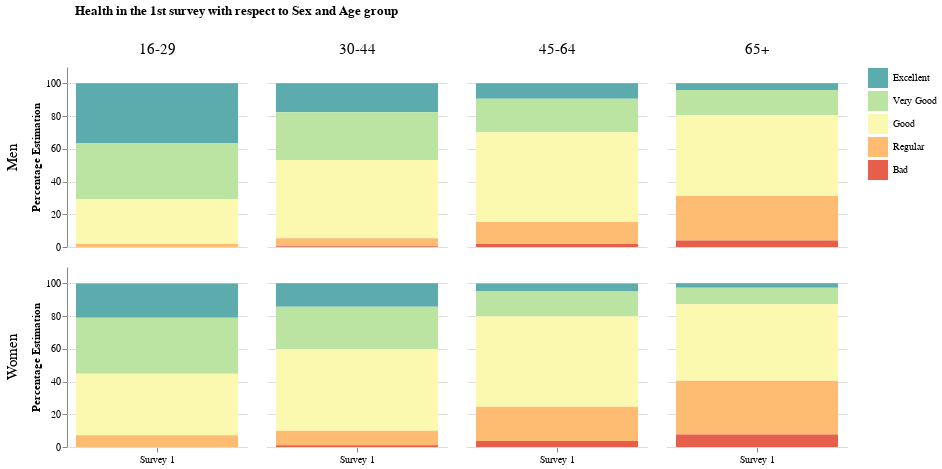

The notebook cell this image was saved under:
### Markdown cell above
and finally I create the alt.Chart() which generates the graphic

### Code cell
bar_chart = alt.Chart(df).mark_bar().encode(
    x=alt.X('M:N', title=None, axis=alt.Axis(labelAngle=0)),
    y=alt.Y('Est:Q', title='Percentage Estimation'),
    color=alt.Color('Health:N', scale=alt.Scale(scheme='spectral', reverse=True),
                    # optional: make color order in legend match stack order
                    sort=alt.EncodingSortField('order', order='descending'),
                    legend=alt.Legend(title="", symbolSize=400, symbolType='square', labelLimit=0)),
    order='order',  # this controls stack order
    tooltip=[alt.Tooltip('Est', title='Estimation'), alt.Tooltip('lim_inf', title='Inferior Limit'), # this adds the hovering effect
             alt.Tooltip('lim_sup', title='Superior Limit')],
    opacity=alt.condition(selection, alt.value(1), alt.value(0.2))
).add_selection(
    selection
).transform_filter(selection
                   ).properties(
    width=180,
    height=180
).facet(
    title='Health in the 1st survey with respect to Sex and Age group',
    row=alt.Row('Sex:N', title=None, header=alt.Header(labelFontSize=15)),
    column=alt.Column('Age:N', title=None, header=alt.Header(labelFontSize=15))
)

## scale = alt.Scale(range=['darkgreen', 'palegreen', 'khaki', 'lightcoral', 'firebrick'])

leyenda = alt.Chart(df).mark_text().encode(
    color=alt.Color('Health:N', scale=alt.Scale(scheme='spectral', reverse=True),
                    # optional: make color order in legend match stack order
                    sort=alt.EncodingSortField('order', order='descending'),
                    legend=alt.Legend(title="",
                                      symbolSize=400, symbolType='square', labelLimit=0, labelAlign='left',
                                      offset=-20)),
    opacity=alt.condition(selection, alt.value(1), alt.value(0.2))
).add_selection(selection)

example_for_application = alt.hconcat(bar_chart, leyenda).configure_view(strokeWidth=0).configure_title(
    color='black',
    dy=-20,
    dx=70)

example_for_application

### Figure 1 — Vega-Lite specification as saved in the notebook (floating-point values rounded to 4 significant figures)
{"config": {"view": {"continuousWidth": 400, "continuousHeight": 300, "strokeWidth": 0}, "title": {"color": "black", "dx": 70, "dy": -20}}, "hconcat": [{"facet": {"column": {"type": "nominal", "field": "Age", "header": {"labelFontSize": 15}, "title": null}, "row": {"type": "nominal", "field": "Sex", "header": {"labelFontSize": 15}, "title": null}}, "spec": {"mark": "bar", "encoding": {"color": {"type": "nominal", "field": "Health", "legend": {"labelLimit": 0, "symbolSize": 400, "symbolType": "square", "title": ""}, "scale": {"reverse": true, "scheme": "spectral"}, "sort": {"field": "order", "order": "descending"}}, "opacity": {"condition": {"value": 1, "selection": "selector001"}, "value": 0.2}, "order": {"type": "quantitative", "field": "order"}, "tooltip": [{"type": "quantitative", "field": "Est", "title": "Estimation"}, {"type": "quantitative", "field": "lim_inf", "title": "Inferior Limit"}, {"type": "quantitative", "field": "lim_sup", "title": "Superior Limit"}], "x": {"type": "nominal", "axis": {"labelAngle": 0}, "field": "M", "title": null}, "y": {"type": "quantitative", "field": "Est", "title": "Percentage Estimation"}}, "height": 180, "selection": {"selector001": {"type": "multi", "fields": ["Health"], "bind": "legend"}}, "transform": [{"filter": {"selection": "selector001"}}], "width": 180}, "title": "Health in the 1st survey with respect to Sex and Age group"}, {"mark": "text", "encoding": {"color": {"type": "nominal", "field": "Health", "legend": {"labelAlign": "left", "labelLimit": 0, "offset": -20, "symbolSize": 400, "symbolType": "square", "title": ""}, "scale": {"reverse": true, "scheme": "spectral"}, "sort": {"field": "order", "order": "descending"}}, "opacity": {"condition": {"value": 1, "selection": "selector001"}, "value": 0.2}}, "selection": {"selector001": {"type": "multi", "fields": ["Health"], "bind": "legend"}}}], "data": {"name": "data-25d27272eb4da0513aa451687aa17d9b"}, "$schema": "https://vega.github.io/schema/vega-lite/v4.8.1.json", "datasets": {"data-25d27272eb4da0513aa451687aa17d9b": [{"Age": "16-29", "Health": "Excellent", "Sex": "Men", "Est": 36.5, "lim_inf": 30.2, "lim_sup": 43.3, "M": "Survey 1", "order": 0}, {"Age": "16-29", "Health": "Very Good", "Sex": "Men", "Est": 34.3, "lim_inf": 28.1, "lim_sup": 41.1, "M": "Survey 1", "order": -1}, {"Age": "16-29", "Health": "Good", "Sex": "Men", "Est": 27.3, "lim_inf": 21.6, "lim_sup": 33.8, "M": "Survey 1", "order": -2}, {"Age": "16-29", "Health": "Regular", "Sex": "Men", "Est": 1.9, "lim_inf": 0.7, "lim_sup": 4.9, "M": "Survey 1", "order": -3}, {"Age": "16-29", "Health": "Bad", "Sex": "Men", "Est": 0.0, "lim_inf": 0.0, "lim_sup": 0.0, "M": "Survey 1", "order": -4}, {"Age": "30-44", "Health": "Excellent", "Sex": "Men", "Est": 17.7, "lim_inf": 14.2, "lim_sup": 21.9, "M": "Survey 1", "order": 0}, {"Age": "30-44", "Health": "Very Good", "Sex": "Men", "Est": 29.3, "lim_inf": 25.0, "lim_sup": 34.1, "M": "Survey 1", "order": -1}, {"Age": "30-44", "Health": "Good", "Sex": "Men", "Est": 47.8, "lim_inf": 42.8, "lim_sup": 52.8, "M": "Survey 1", "order": -2}, {"Age": "30-44", "Health": "Regular", "Sex": "Men", "Est": 4.9, "lim_inf": 3.1, "lim_sup": 7.5, "M": "Survey 1", "order": -3}, {"Age": "30-44", "Health": "Bad", "Sex": "Men", "Est": 0.4, "lim_inf": 0.0, "lim_sup": 2.5, "M": "Survey 1", "order": -4}, {"Age": "45-64", "Health": "Excellent", "Sex": "Men", "Est": 9.5, "lim_inf": 7.3, "lim_sup": 12.2, "M": "Survey 1", "order": 0}, {"Age": "45-64", "Health": "Very Good", "Sex": "Men", "Est": 20.4, "lim_inf": 17.2, "lim_sup": 23.9, "M": "Survey 1", "order": -1}, {"Age": "45-64", "Health": "Good", "Sex": "Men", "Est": 54.9, "lim_inf": 50.7, "lim_sup": 59.0, "M": "Survey 1", "order": -2}, {"Age": "45-64", "Health": "Regular", "Sex": "Men", "Est": 13.4, "lim_inf": 10.8, "lim_sup": 16.5, "M": "Survey 1", "order": -3}, {"Age": "45-64", "Health": "Bad", "Sex": "Men", "Est": 1.9, "lim_inf": 1.0, "lim_sup": 3.5, "M": "Survey 1", "order": -4}, {"Age": "65+", "Health": "Excellent", "Sex": "Men", "Est": 4.1, "lim_inf": 2.0, "lim_sup": 8.0, "M": "Survey 1", "order": 0}, {"Age": "65+", "Health": "Very Good", "Sex": "Men", "Est": 15.2, "lim_inf": 10.8, "lim_sup": 21.0, "M": "Survey 1", "order": -1}, {"Age": "65+", "Health": "Good", "Sex": "Men", "Est": 49.6, "lim_inf": 42.5, "lim_sup": 56.7, "M": "Survey 1", "order": -2}, {"Age": "65+", "Health": "Regular", "Sex": "Men", "Est": 27.2, "lim_inf": 21.3, "lim_sup": 34.0, "M": "Survey 1", "order": -3}, {"Age": "65+", "Health": "Bad", "Sex": "Men", "Est": 3.9, "lim_inf": 1.9, "lim_sup": 8.1, "M": "Survey 1", "order": -4}, {"Age": "16-29", "Health": "Excellent", "Sex": "Women", "Est": 20.9, "lim_inf": 16.6, "lim_sup": 26.0, "M": "Survey 1", "order": 0}, {"Age": "16-29", "Health": "Very Good", "Sex": "Women", "Est": 34.3, "lim_inf": 29.0, "lim_sup": 40.0, "M": "Survey 1", "order": -1}, {"Age": "16-29", "Health": "Good", "Sex": "Women", "Est": 37.5, "lim_inf": 32.1, "lim_sup": 43.3, "M": "Survey 1", "order": -2}, {"Age": "16-29", "Health": "Regular", "Sex": "Women", "Est": 7.2, "lim_inf": 4.7, "lim_sup": 11.0, "M": "Survey 1", "order": -3}, {"Age": "16-29", "Health": "Bad", "Sex": "Women", "Est": 0.0, "lim_inf": 0.0, "lim_sup": 0.0, "M": "Survey 1", "order": -4}, {"Age": "30-44", "Health": "Excellent", "Sex": "Women", "Est": 14.3, "lim_inf": 11.4, "lim_sup": 17.8, "M": "Survey 1", "order": 0}, {"Age": "30-44", "Health": "Very Good", "Sex": "Women", "Est": 25.8, "lim_inf": 22.0, "lim_sup": 29.9, "M": "Survey 1", "order": -1}, {"Age": "30-44", "Health": "Good", "Sex": "Women", "Est": 49.9, "lim_inf": 45.4, "lim_sup": 54.4, "M": "Survey 1", "order": -2}, {"Age": "30-44", "Health": "Regular", "Sex": "Women", "Est": 9.0, "lim_inf": 6.7, "lim_sup": 11.9, "M": "Survey 1", "order": -3}, {"Age": "30-44", "Health": "Bad", "Sex": "Women", "Est": 1.0, "lim_inf": 0.4, "lim_sup": 2.4, "M": "Survey 1", "order": -4}, {"Age": "45-64", "Health": "Excellent", "Sex": "Women", "Est": 4.6, "lim_inf": 3.2, "lim_sup": 6.6, "M": "Survey 1", "order": 0}, {"Age": "45-64", "Health": "Very Good", "Sex": "Women", "Est": 15.4, "lim_inf": 12.8, "lim_sup": 18.5, "M": "Survey 1", "order": -1}, {"Age": "45-64", "Health": "Good", "Sex": "Women", "Est": 55.3, "lim_inf": 51.4, "lim_sup": 59.3, "M": "Survey 1", "order": -2}, {"Age": "45-64", "Health": "Regular", "Sex": "Women", "Est": 20.9, "lim_inf": 17.8, "lim_sup": 24.3, "M": "Survey 1", "order": -3}, {"Age": "45-64", "Health": "Bad", "Sex": "Women", "Est": 3.7, "lim_inf": 2.5, "lim_sup": 5.6, "M": "Survey 1", "order": -4}, {"Age": "65+", "Health": "Excellent", "Sex": "Women", "Est": 2.7, "lim_inf": 1.3, "lim_sup": 5.6, "M": "Survey 1", "order": 0}, {"Age": "65+", "Health": "Very Good", "Sex": "Women", "Est": 10.1, "lim_inf": 7.0, "lim_sup": 14.5, "M": "Survey 1", "order": -1}, {"Age": "65+", "Health": "Good", "Sex": "Women", "Est": 46.7, "lim_inf": 40.5, "lim_sup": 52.9, "M": "Survey 1", "order": -2}, {"Age": "65+", "Health": "Regular", "Sex": "Women", "Est": 32.9, "lim_inf": 27.4, "lim_sup": 39.0, "M": "Survey 1", "order": -3}, {"Age": "65+", "Health": "Bad", "Sex": "Women", "Est": 7.6, "lim_inf": 4.9, "lim_sup": 11.6, "M": "Survey 1", "order": -4}]}}
